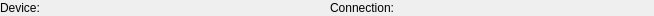
<?xml version="1.0" encoding="UTF-8"?>
<ui version="4.0">
 <class>StatusBar</class>
 <widget class="QWidget" name="StatusBar">
  <property name="geometry">
   <rect>
    <x>0</x>
    <y>0</y>
    <width>654</width>
    <height>16</height>
   </rect>
  </property>
  <property name="windowTitle">
   <string>Form</string>
  </property>
  <layout class="QHBoxLayout" name="horizontalLayout">
   <property name="leftMargin">
    <number>0</number>
   </property>
   <property name="topMargin">
    <number>0</number>
   </property>
   <property name="rightMargin">
    <number>0</number>
   </property>
   <property name="bottomMargin">
    <number>0</number>
   </property>
   <item>
    <widget class="QLabel" name="m_lb_device">
     <property name="text">
      <string>Device:</string>
     </property>
    </widget>
   </item>
   <item>
    <widget class="QLabel" name="m_lb_deviceName">
     <property name="minimumSize">
      <size>
       <width>100</width>
       <height>0</height>
      </size>
     </property>
     <property name="text">
      <string/>
     </property>
    </widget>
   </item>
   <item>
    <widget class="QLabel" name="m_lb_connection">
     <property name="text">
      <string>Connection:</string>
     </property>
    </widget>
   </item>
   <item>
    <widget class="QLabel" name="m_lb_portparams">
     <property name="minimumSize">
      <size>
       <width>100</width>
       <height>0</height>
      </size>
     </property>
     <property name="text">
      <string/>
     </property>
    </widget>
   </item>
  </layout>
 </widget>
 <resources/>
 <connections/>
</ui>
